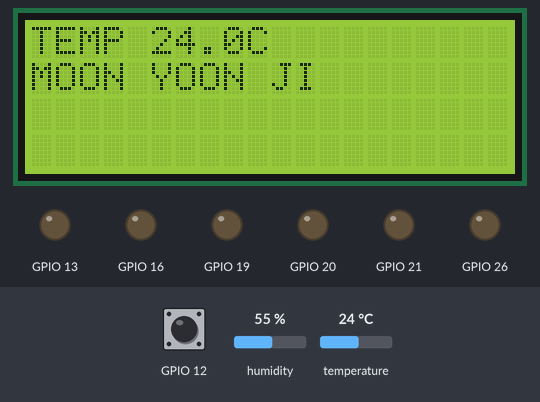
The program below on a simulated Raspberry Pi (BCM pin numbers). Parts: 20×4 character LCD, output pins drawn as LEDs (lit = HIGH). The test bench sets the inputs (shaded band); at power-on: GPIO 12 HIGH, temperature 24 °C, humidity 55 %. What the program prints to the terminal is not drawn.

Above: at 2.2 s.
2.3 s: GPIO 12 pulled LOW for 3 s
At 4.0 s:
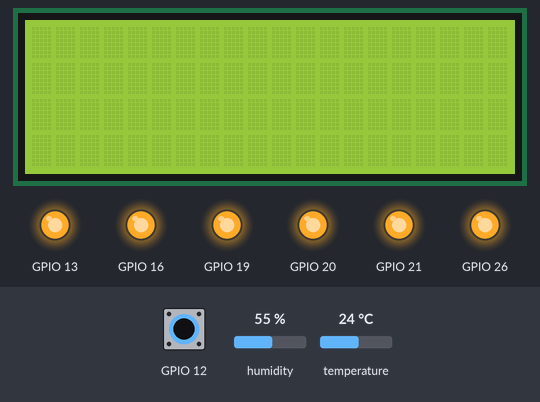
7.6 s: temperature set to 12 °C
At 9.6 s:
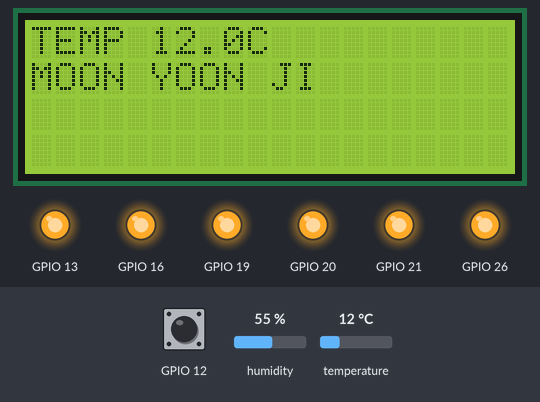
12.8 s: temperature set to 19 °C
17.9 s: temperature set to 28 °C
At 20.5 s:
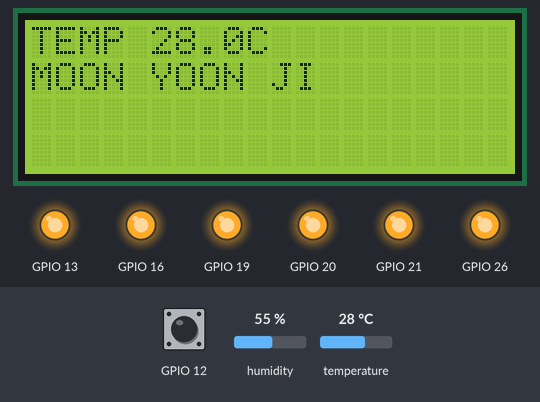
Timing chart, 0 to 22.0 s (numbered marks = the images above; inputs shaded):
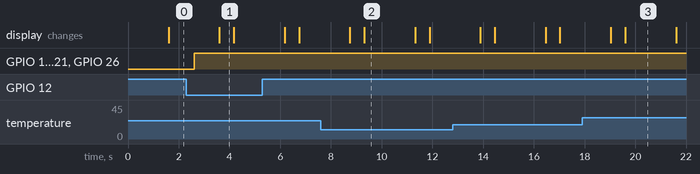

Measured:
- after the input at 2.3 s, GPIO 13, GPIO 16, GPIO 19–21, GPIO 26: LOW → HIGH after 0.30 s
- after the input at 7.6 s, the display: first differs from a run without the input after 1.7 s (image 2)
- after the input at 17.9 s, the display: first differs from a run without the input after 1.7 s (image 3)
- what the display in image 1 shows lasts 0.6 s, from 3.6 s to 4.2 s
- what the display in image 2 shows lasts 2.0 s, from 9.3 s to 11.3 s

The program:

final_server.py
```python
import RPi.GPIO as GPIO
GPIO.setwarnings(False)
import Adafruit_DHT                   #온도센서(DHT)
dht_type = 11
dht_pin = 23
import time

from RPLCD.i2c import CharLCD         #LCD문자 import
lcd = CharLCD('PCF8574',0x27)

try:
    while True:
        GPIO.setmode(GPIO.BCM)
        GPIO.setup(12,GPIO.IN,pull_up_down=GPIO.PUD_UP)   #BUTTON
        time.sleep(1)
        lcd.clear()
        humidity, temperature = Adafruit_DHT.read_retry(dht_type, dht_pin)
        temp = str(round(temperature,1))
        lcd.write_string('TEMP ')
        lcd.write_string(temp)
        lcd.write_string('C ')
        lcd.crlf()
        lcd.write_string('MOON YOON JI')
        time.sleep(1)
        if GPIO.input(12) == False:     #버튼을 누르면 흰색 LED2개 ON
            print("button pressed")
            #LED1
            GPIO.setup(16,GPIO.OUT)
            GPIO.setup(20,GPIO.OUT)
            GPIO.setup(21,GPIO.OUT)
            #LED2
            GPIO.setup(13,GPIO.OUT)
            GPIO.setup(19,GPIO.OUT)
            GPIO.setup(26,GPIO.OUT)

            GPIO.output(16,True)
            GPIO.output(20,True)
            GPIO.output(21,True)
            GPIO.output(13,True)
            GPIO.output(19,True)
            GPIO.output(26,True)

except KeyboardInterrupt:
    lcd.clear()
    GPIO.cleanup()
finally:
    lcd.clear()
    GPIO.cleanup()

            
```
